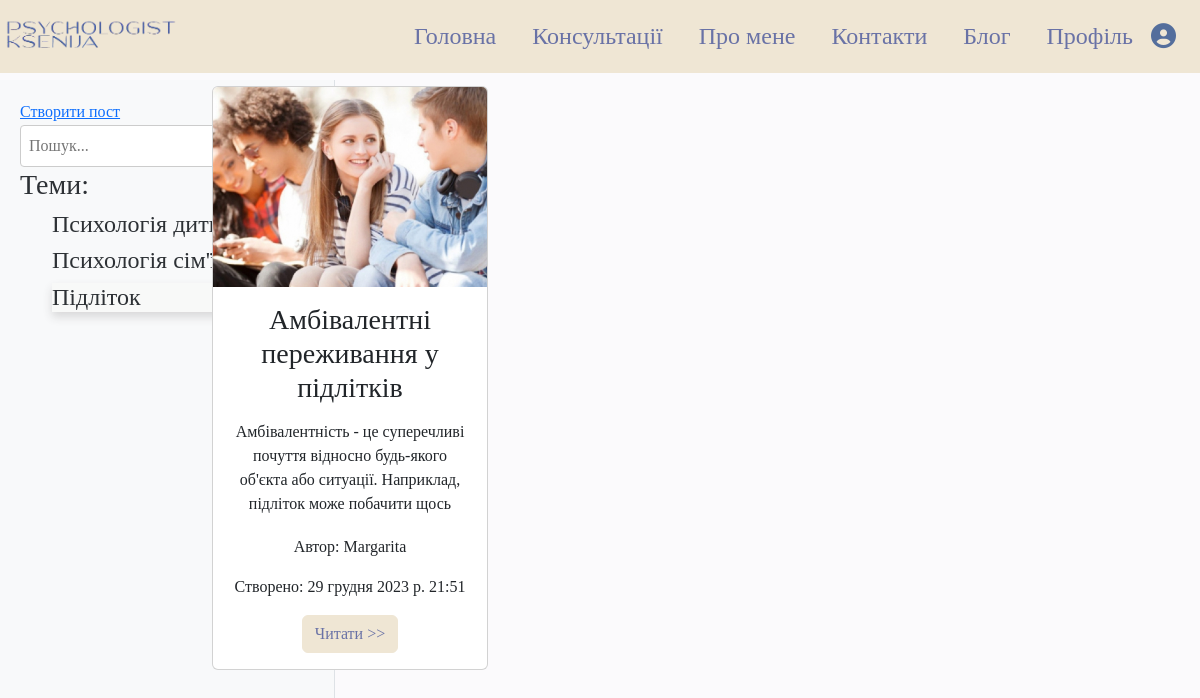
Before: /blog/category/3/ with the older database file.
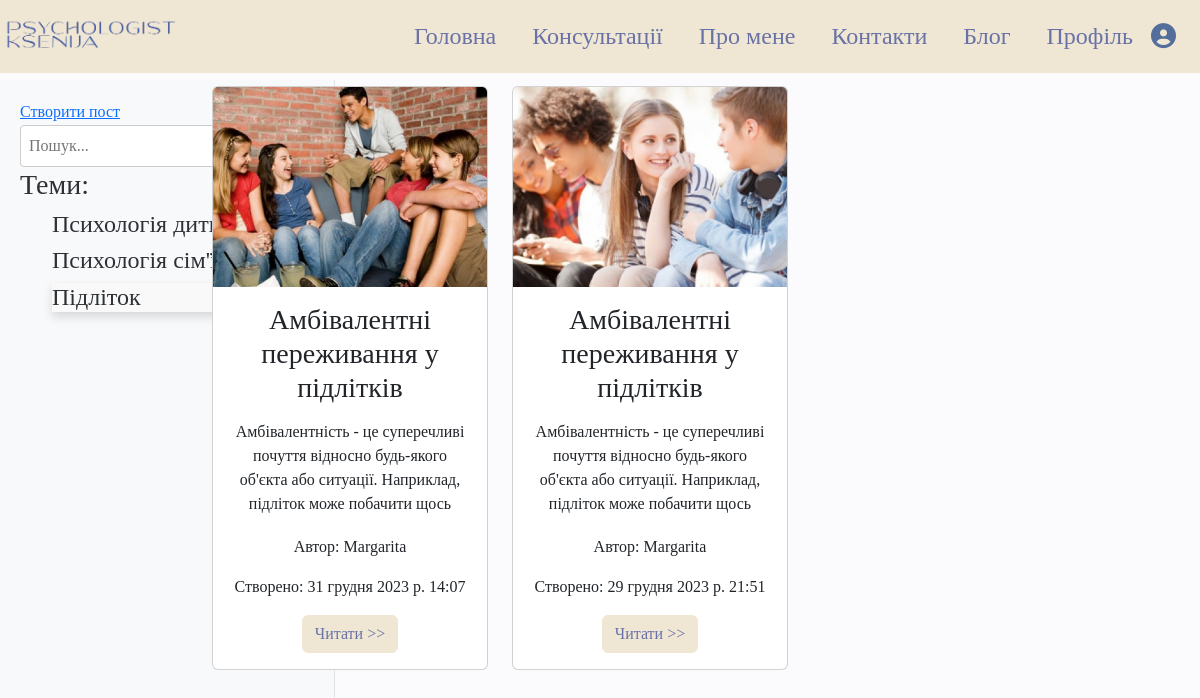
After: the same page with the newer database file.
### blog/models.py (models this page shows, shortened)
class Category(models.Model):
    name = models.CharField(max_length=50, unique=True)

class Post(models.Model):
    title = models.CharField(max_length=255)
    content = models.TextField()
    author = models.ForeignKey(User, on_delete=models.CASCADE)
    created_at = models.DateTimeField(auto_now_add=True)
    category = models.ForeignKey('Category', on_delete=models.CASCADE)
    favorites = models.ManyToManyField(User, related_name='user_favorited_articles', blank=True)
    image = models.ManyToManyField(PostImage, related_name='post_images', blank=True)
    liked_users = models.ManyToManyField(User, through='Like', related_name='user_likes', blank=True)

class PostImage(models.Model):
    post = models.ForeignKey('Post', on_delete=models.CASCADE)
    image = models.ImageField(upload_to='post_images/')

### blog/views.py (the view)
# urls.py: path('category/<int:category_id>/', category_posts, name='category_posts'),
def category_posts(request, category_id):
    category = get_object_or_404(Category, id=category_id)
    all_categories = Category.objects.all()  # Получить все категории
    posts = Post.objects.filter(category=category).order_by('-created_at')
    paginator = Paginator(posts, 9)
    page = request.GET.get('page')
    posts = paginator.get_page(page)
    context = {'posts': posts, 'category': category, 'all_categories': all_categories}
    return render(request, 'blog/category_posts.html', context)

### blog/templates/blog/category_posts.html (shortened to what this page needs)
{% extends 'main/base.html' %}
{% load static %}
{% block content %}
<link rel="stylesheet" type="text/css" href="{% static 'blog/blog_styles.css' %}">
    <div class="container-fluid  mt-4 ms-0 ">
        <div class="row">
            <div class="col-md-2 col-sm-12 ms-0">
                <div class="side-bar">
                    <a href="{% url 'blog:add_post' %}" class="blog-title text-center mt-3">Створити пост</a>
                    <div class="search">
                        <form method="get" action="{% url 'article_list' %}">
                            <input type="text" name="q" placeholder="Пошук...">
                            <button type="submit">Пошук</button>
                        </form>
                    </div>
                    <h3>Теми:</h3>
                    <ul>
                        {% for cat in all_categories %}
                        <li class="list-of-categories {% if cat.id == category.id %}active{% endif %}">
                                <a href="{% url 'blog:category_posts' category_id=cat.id %}"><h4>{{ cat.name }}</h4></a>
                            </li>
                        {% endfor %}
                    </ul>
                </div>
            </div>
            <div class="col-md-9 col-sm-12">
                <h2 class="mb-4">{{ category.name }}</h2>
                <div class="row">
                    {% for post in posts %}
                    <div class="col-md-4 mb-4">
                        <div class="card">
                            <img src="{% if post.image.all %}{{ post.image.first.image }}{% else %}{% static 'path/to/default/image.jpg' %}{% endif %}" class="card-img-top" alt="Image">
                            <div class="card-body text-center">
                                <h3 class="card-title title-limit">{{ post.title }}</h3>
                                <p class="card-text body-limit">{{ post.content|truncatewords:25 }}</p>
                                <p class="card-text text-author">Автор: {{ post.author.username }}</p>
                                <p class="card-text">Створено: {{ post.created_at }}</p>
                                <a href="{% url 'blog:article_detail' post.id %}" class="btn btn-primary btn-custom">Читати >></a>
                            </div>
                        </div>
                    </div>
                    {% endfor %}
                </div>
            </div>
        </div>
    </div>
{% endblock %}

Changed rows visible on the page:
added Post: image.first.image (picture), title "Амбівалентні переживання у підлітків", content "Амбівалентність - це суперечливі почуття відносно будь-якого об'єкта або ситуації. Наприклад, підліток може побачити щось…", author.username "Margarita", created_at "31 грудня 2023 р. 14:07"
